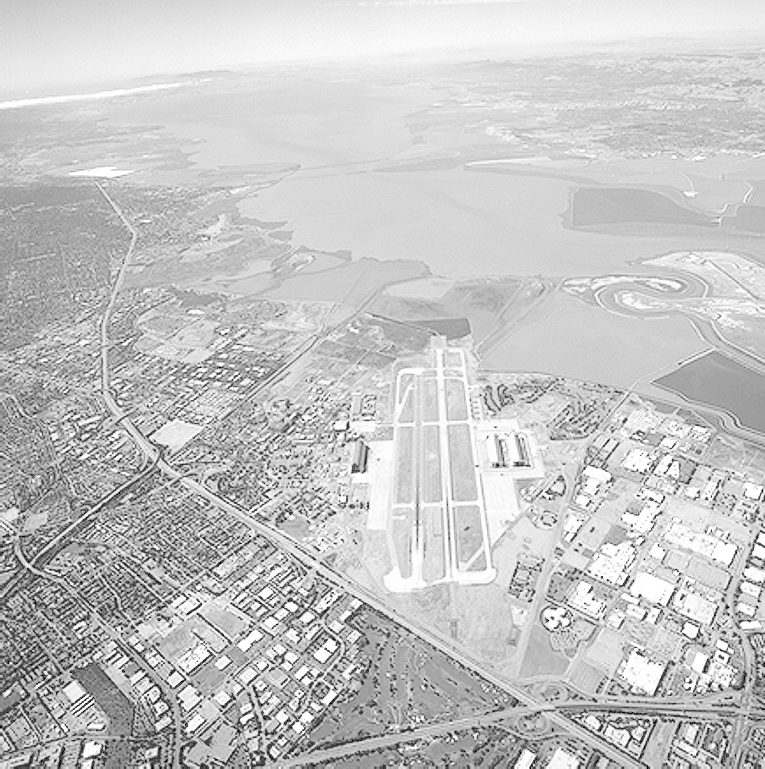
#> input picture images/runway.png, 765 x 769 px
$ jupyter execute 03.ipynb
#> lines starting #> are read from the running program, lines starting #| are printed output that depends on the picture
# IN5437 — Assignment 1
## Question 3: Custom Histogram Equalization

**Name:** Benjamine
**Index:** 258762A

Write a custom function to equalize the histogram of an image, then apply it to the runway image.

[cell 1]
import cv2 as cv
import numpy as np
import matplotlib.pyplot as plt

[cell 2]
# Read the runway image in grayscale
q3_im = cv.imread('../images/runway.png', cv.IMREAD_GRAYSCALE)
#> q3_im is the input picture: shape (769, 765); min 0, max 255, mean 197.1
assert q3_im is not None, "File could not be read. Check the path."
print('Shape:', q3_im.shape, '| Min:', q3_im.min(), '| Max:', q3_im.max(), '| Mean:', round(float(q3_im.mean()), 2))
#| Shape: (769, 765) | Min: 0 | Max: 255 | Mean: 197.12

### Custom histogram equalization function

Implements the formula step by step:
1. Compute histogram
2. Compute CDF (cumulative sum)
3. Scale CDF to [0, 255] → this becomes the LUT
4. Apply LUT to the image

[cell 3]
def equalize_histogram(image):
    """
    Custom histogram equalization for an 8-bit grayscale image.
    Implements s_k = round( (L-1) / (M*N) * sum(n_j for j=0..k) )
    """
    L = 256                      # number of intensity levels (8-bit)
    M, N = image.shape           # image dimensions
#> M = 769; N = 765
    total_pixels = M * N
#> total_pixels = 588285

    # Step 1: Compute histogram (count of pixels at each intensity)
    hist = np.zeros(L, dtype=np.int64)
    for k in range(L):
        hist[k] = np.sum(image == k)
#> after the loop, hist = 256 values, max 15137 at index 213, min 0 at index 1, mean 2298

    # Step 2: Compute CDF (cumulative sum of histogram)
    cdf = np.cumsum(hist)
#> cdf = 256 values from 875 to 588285

    # Step 3: Scale CDF to [0, 255] — this is our LUT
    t = np.round((L - 1) / total_pixels * cdf).astype(np.uint8)
#> t = 256 values from 0 to 255

    # Step 4: Apply LUT to the image
    g = t[image]
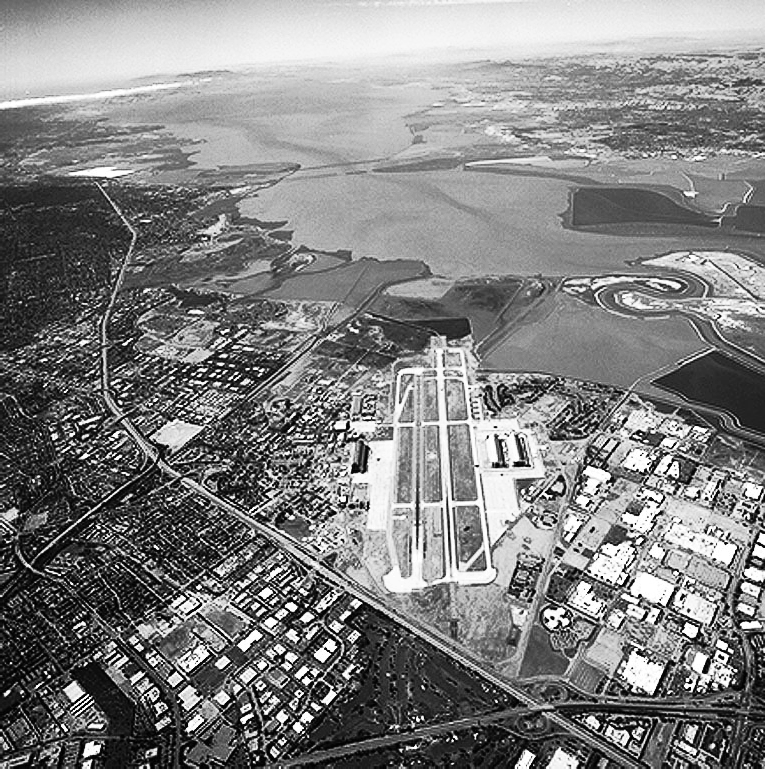
#> g: shape (769, 765); min 0, max 255, mean 128.8

    return g, hist, cdf, t

[cell 4]
# Apply custom equalization
g_3, hist_3, cdf_3, t_3 = equalize_histogram(q3_im)
#> hist_3 has the same summary as hist in equalize_histogram; cdf_3 = 256 values from 875 to 588285; t_3 = 256 values from 0 to 255

print('LUT sample values:')
print(f'  t[0]   = {t_3[0]}')
#|   t[0]   = 0
print(f'  t[64]  = {t_3[64]}')
#|   t[64]  = 3
print(f'  t[128] = {t_3[128]}')
#|   t[128] = 18
print(f'  t[192] = {t_3[192]}')
#|   t[192] = 84
print(f'  t[255] = {t_3[255]}')
#|   t[255] = 255

[cell 5]
fig, ax = plt.subplots(1, 2, figsize=(12, 5))
ax[0].imshow(q3_im, cmap='gray', vmin=0, vmax=255); ax[0].set_title('Original'); ax[0].axis('off')
ax[1].imshow(g_3,   cmap='gray', vmin=0, vmax=255); ax[1].set_title('Histogram equalized (custom)'); ax[1].axis('off')
plt.tight_layout()
plt.show()
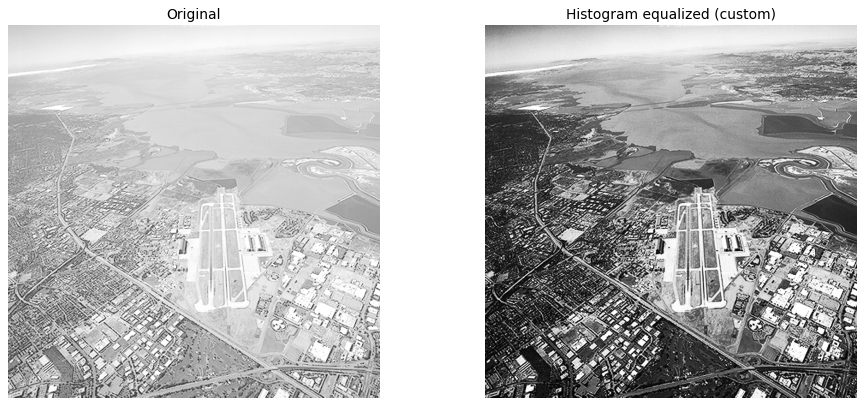
#> figure drawn by matplotlib, 2 panels

[cell 6]
# Compute histogram of the equalized output too
hist_out = np.array([np.sum(g_3 == k) for k in range(256)])
#> hist_out = 256 values, max 15137 at index 154, min 0 at index 1, mean 2298

fig, ax = plt.subplots(1, 2, figsize=(14, 4))

ax[0].bar(np.arange(256), hist_3, color='steelblue', width=1.0)
ax[0].set_xlim(0, 255); ax[0].set_title('Histogram — Original')
ax[0].set_xlabel('Intensity'); ax[0].set_ylabel('Count')

ax[1].bar(np.arange(256), hist_out, color='seagreen', width=1.0)
ax[1].set_xlim(0, 255); ax[1].set_title('Histogram — Equalized')
ax[1].set_xlabel('Intensity'); ax[1].set_ylabel('Count')

plt.tight_layout()
plt.show()
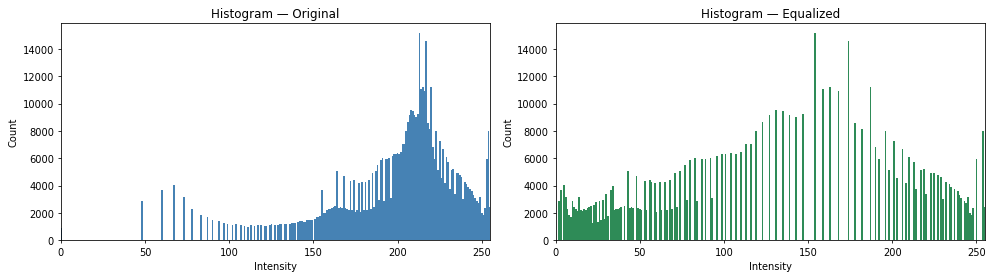
#> figure drawn by matplotlib, 2 panels; panel 1: tallest bar 15137 high, from x = 212.5 to 213.5; panel 2: tallest bar 15137 high, from x = 153.5 to 154.5

[cell 7]
fig, ax = plt.subplots(1, 2, figsize=(14, 4))

# Normalized CDF of the original
ax[0].plot(np.arange(256), cdf_3 / cdf_3[-1], color='steelblue')
ax[0].set_xlim(0, 255); ax[0].set_ylim(0, 1)
ax[0].set_title('Normalized CDF of original image')
ax[0].set_xlabel('Intensity'); ax[0].set_ylabel('Cumulative probability')
ax[0].grid(alpha=0.3)

# The LUT (transformation curve)
ax[1].plot(np.arange(256), t_3, color='seagreen')
ax[1].plot([0, 255], [0, 255], 'k--', alpha=0.3, label='identity')
ax[1].set_xlim(0, 255); ax[1].set_ylim(0, 255)
ax[1].set_title('Equalization LUT (transformation curve)')
ax[1].set_xlabel('Input intensity'); ax[1].set_ylabel('Output intensity')
ax[1].grid(alpha=0.3); ax[1].legend(); ax[1].set_aspect('equal')

plt.tight_layout()
plt.show()
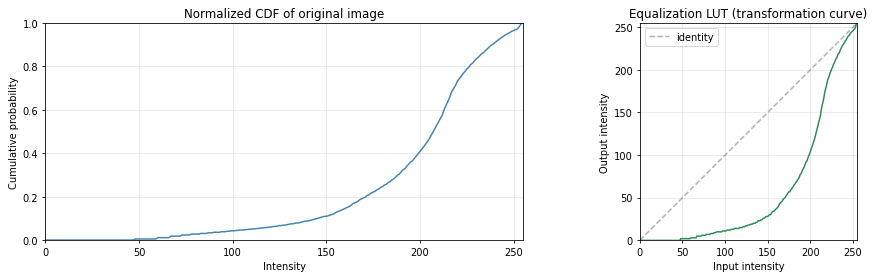
#> figure drawn by matplotlib, 2 panels; panel 1: curve peaks at x = 255, y = 1; panel 2: curve peaks at x = 255, y = 255

[cell 8]
# Sanity check: compare with cv.equalizeHist
g_cv = cv.equalizeHist(q3_im)

# Difference map
diff = cv.absdiff(g_3, g_cv)
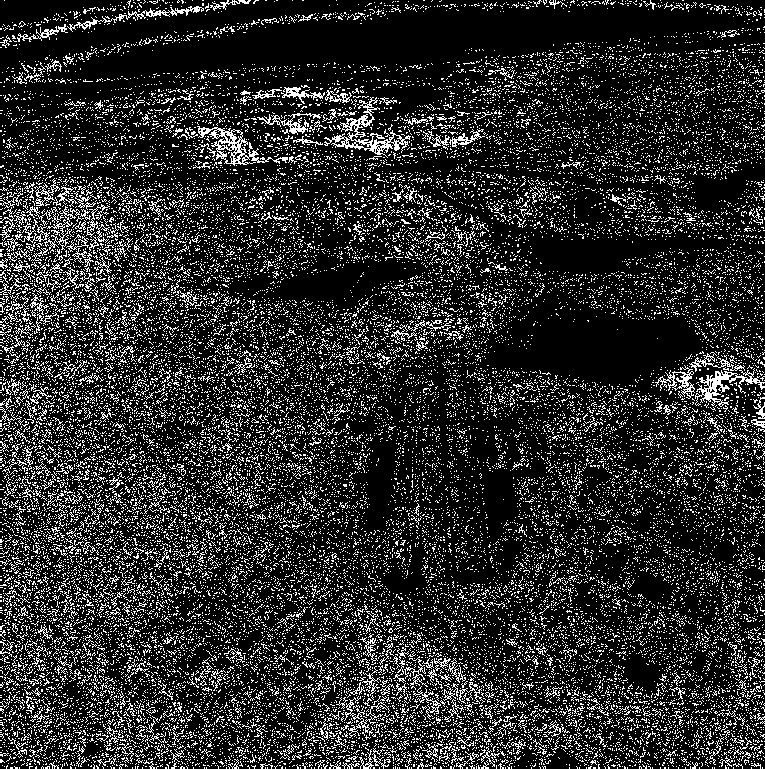
#> diff: shape (769, 765); values 0 (black) and 1 (white), 16.9% white in thin lines or dots
print(f'Max pixel difference between custom and OpenCV: {diff.max()}')
#| Max pixel difference between custom and OpenCV: 1
print(f'Mean pixel difference: {diff.mean():.4f}')
#| Mean pixel difference: 0.1693

fig, ax = plt.subplots(1, 3, figsize=(15, 5))
ax[0].imshow(g_3,  cmap='gray', vmin=0, vmax=255); ax[0].set_title('Custom equalization'); ax[0].axis('off')
ax[1].imshow(g_cv, cmap='gray', vmin=0, vmax=255); ax[1].set_title('cv.equalizeHist'); ax[1].axis('off')
ax[2].imshow(diff, cmap='gray'); ax[2].set_title(f'Absolute difference (max = {diff.max()})'); ax[2].axis('off')
plt.tight_layout()
plt.show()

$ run again, with images/brain_proton_density_slice.png copied over images/runway.png
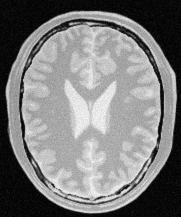
#> input picture images/brain_proton_density_slice.png, 181 x 217 px
#> q3_im is the input picture: shape (217, 181); min 0, max 251, mean 123.7
#| Shape: (217, 181) | Min: 0 | Max: 251 | Mean: 123.74
#> after the loop in equalize_histogram, `for k in range(L):`: hist = 256 values, max 1097 at index 7, min 0 at index 248, mean 153.4
#> cdf = 256 values from 30 to 39277
#> t = 256 values from 0 to 255
#> in equalize_histogram, `g = t[image]`:
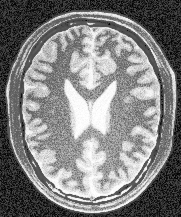
#> g: shape (217, 181); min 0, max 255, mean 129
#> hist_3 has the same summary as hist in equalize_histogram; cdf_3 = 256 values from 30 to 39277; t_3 = 256 values from 0 to 255
#|   t[0]   = 0
#|   t[64]  = 83
#|   t[128] = 91
#|   t[192] = 205
#|   t[255] = 255
#> hist_out = 256 values, max 1097 at index 37, min 0 at index 1, mean 153.4
#> `diff = cv.absdiff(g_3, g_cv)`:
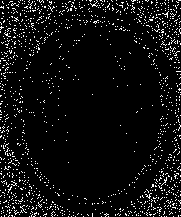
#> diff: shape (217, 181); values 0 (black) and 1 (white), 6% white in thin lines or dots
#| Max pixel difference between custom and OpenCV: 1
#| Mean pixel difference: 0.0601

$ run again, with images/einstein.png copied over images/runway.png
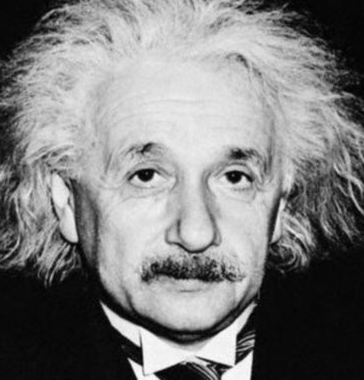
#> input picture images/einstein.png, 364 x 380 px
#> q3_im is the input picture: shape (380, 364); min 0, max 255, mean 125.9
#| Shape: (380, 364) | Min: 0 | Max: 255 | Mean: 125.91
#> after the loop in equalize_histogram, `for k in range(L):`: hist = 256 values, max 8728 at index 9, min 0 at index 254, mean 540.3
#> cdf = 256 values from 17 to 138320
#> t = 256 values from 0 to 255
#> in equalize_histogram, `g = t[image]`:
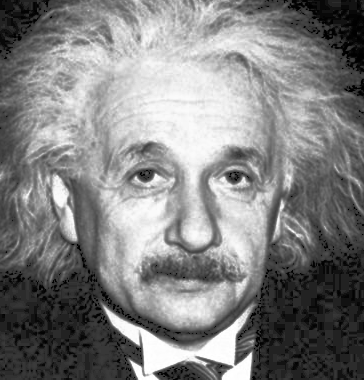
#> g: shape (380, 364); min 0, max 255, mean 129.1
#> hist_3 has the same summary as hist in equalize_histogram; cdf_3 = 256 values from 17 to 138320; t_3 = 256 values from 0 to 255
#|   t[0]   = 0
#|   t[64]  = 83
#|   t[128] = 111
#|   t[192] = 173
#|   t[255] = 255
#> hist_out = 256 values, max 8728 at index 34, min 0 at index 2, mean 540.3
#> `diff = cv.absdiff(g_3, g_cv)`:
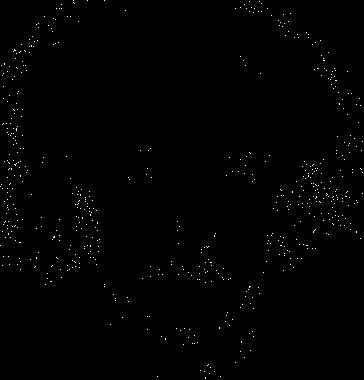
#> diff: shape (380, 364); values 0 (black) and 1 (white), 0.49% white in thin lines or dots
#| Max pixel difference between custom and OpenCV: 1
#| Mean pixel difference: 0.0049
